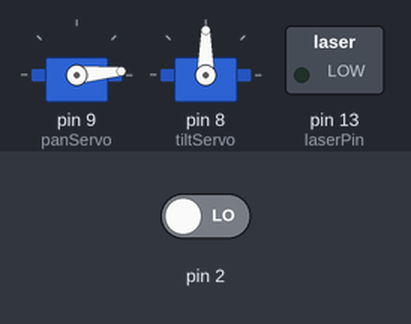
Recording of a sketch running on a simulated Arduino Uno, built with avr-gcc and run on an emulated ATmega328P. On the bench: 2 × servo, switched loads named in the sketch (green lamp = pin HIGH). The test bench sets the inputs (shaded band); at power-on: pin 2 LOW. What the sketch prints to the serial monitor is not drawn.

Above: at 0.15 s.
At 0.75 s:
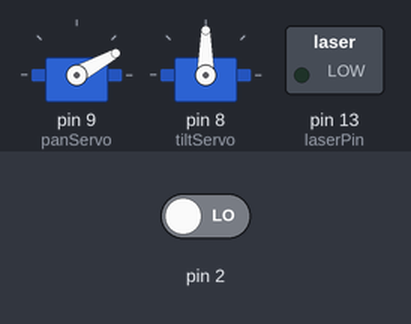
At 1.21 s:
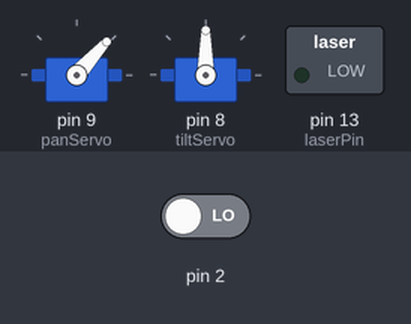
1.3 s: pin 2 driven HIGH
Timing chart, 0 to 4.3 s (numbered marks = the images above; inputs shaded):
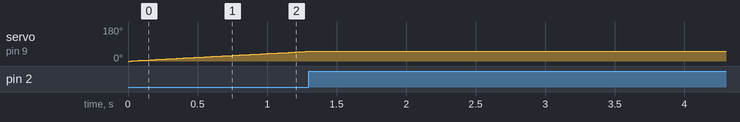

The sketch:

Servo_Sweep_Final.ino
```cpp
#include <Servo.h>


Servo panServo;  // create servo object to control a servo
Servo tiltServo;

int tiltPos = 0;    // variable to store the servo position
int panPos = 0;    // variable to store the servo position
int laserPin = 13;

// For serial connection
int test;

void setup() {

   // Begin the Serial at 9600 Baud
  Serial.begin(9600);

  pinMode(laserPin, OUTPUT);
  panServo.attach(9);
  tiltServo.attach(8);

  attachInterrupt(digitalPinToInterrupt(2),gotInterupt,RISING); // Attach pin 2 as our interupt
}

void loop() {
  Serial.println("Serial is open");
  servoSweep();
}

void servoSweep(){

    // Move tileServo
  for (tiltPos = 90; tiltPos <= 135; tiltPos += 5) {

    tiltServo.write(tiltPos);

    // Move panServo
    for (panPos = 0; panPos <= 180; panPos += 1) {
      //digitalWrite(laserPin, HIGH);
      panServo.write(panPos);
      delay(25);

    }

    tiltPos +=5;
    tiltServo.write(tiltPos);

    // Move panServo
    for (panPos = 180; panPos >= 0; panPos -= 1) {
      panServo.write(panPos);
      delay(25);
    }
  }
}

void checkSerial(){

    if(Serial.available())
   {
    char test = Serial.read();

    if (test==1){
      Serial.println("Recieved a 1");
      digitalWrite(laserPin, HIGH);
      delay(5000); // Delay in ms
      digitalWrite(laserPin, LOW);

    }
   }
   Serial.println("Nothing avaiable");
}

void gotInterupt(){

  int check = 0;

  while(check == 0) {

    int test = Serial.read();
    String terminalText = Serial.readStringUntil('\n');

    if (test==255){
      Serial.println("Recieved a 1");
      digitalWrite(laserPin, HIGH);
      delay(5000); // Delay in ms
      digitalWrite(laserPin, LOW);
      check = 1;
      Serial.write(1);
    }
    else {
      Serial.write(test);
    }


  }

}
```

Measured:
- after the input at 1.3 s, servo on pin 9 (panServo): stays 51° (without the input it goes to 52° after 0.00 s); servo on pin 8 (tiltServo): stays 90° (without the input it goes to 95° after 3.2 s)
